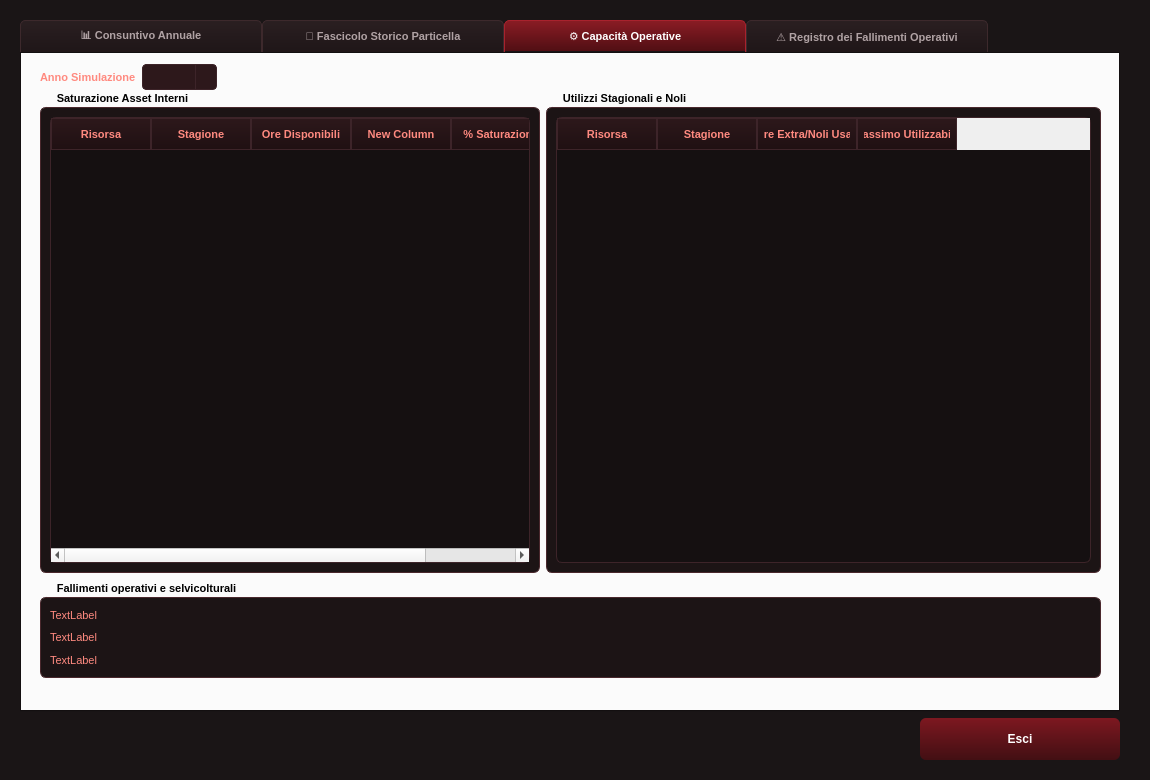
<?xml version="1.0" encoding="UTF-8"?>
<ui version="4.0">
 <class>FormValutazioni</class>
 <widget class="QWidget" name="FormValutazioni">
  <property name="geometry">
   <rect>
    <x>0</x>
    <y>0</y>
    <width>1150</width>
    <height>780</height>
   </rect>
  </property>
  <property name="minimumSize">
   <size>
    <width>1150</width>
    <height>780</height>
   </size>
  </property>
  <property name="maximumSize">
   <size>
    <width>1150</width>
    <height>780</height>
   </size>
  </property>
  <property name="windowTitle">
   <string>Reportistica Simulazione</string>
  </property>
  <property name="styleSheet">
   <string notr="true">/* SFONDO DELLA FINESTRA E DEI PANNELLI (Nuovo tono caldo armonizzato) */

QWidget#FormValutazioni, QTabWidget::pane {
    background-color: #1a1516;  /* Antracite */
}

/* STILE RADICALE DELLE LINGUETTE (Ancoraggio forzato a sinistra) */
QTabWidget::tab-bar {
    left: 0px;
}

QTabBar {
    alignment: left;
    background: transparent;
}

QTabBar::tab {
    background: qlineargradient(x1:0, y1:0, x2:0, y2:1, stop:0 #2a1f21, stop:1 #1f1618);
    color: #b0a2a4; /* Grigio-rosa morbido per il testo inattivo */
    border: 1px solid #3d292c;
    border-bottom: none;
    border-top-left-radius: 5px;
    border-top-right-radius: 5px;
    padding: 8px 20px; 
    font-weight: bold;
    font-size: 11px;
    
    /* Usiamo width fisso anziché min-width per impedire a Qt qualsiasi ricalcolo */
    width: 200px; 
}

/* Tab Attivo (Selezionato) */
QTabBar::tab:selected {
    background: qlineargradient(x1:0, y1:0, x2:0, y2:1, stop:0 #8a1c24, stop:1 #4f0e13);
    color: #ffffff;
    border: 1px solid #a8222d;
    border-bottom: 1px solid #1a1516; /* Si fonde con il nuovo sfondo caldo */
}

QTabBar::tab:hover:!selected {
    background: #362528;
    color: #ffffff;
}

/* =========================================================================
   ETICHETTE TESTUALI (QLabel - Tutto in Rosso Corallo Chiaro)
   ========================================================================= */
#FormValutazioni QLabel, 
QGroupBox QLabel, 
QTabWidget QLabel, 
QLabel {
    color: #ff8a80 !important;
    font-size: 11px;
    font-weight: normal;
    background: transparent;
}

QLabel#lbl_anno_selezionato,
QLabel#lbl_anno_selezionato_2,
QLabel#lbl_titolo_lotto, 
QGroupBox {
    font-weight: bold !important;
    font-size: 11px !important;
}

/* ---Label interne al GroupBox Rese Totali --- */
QLabel#lbl_tot_3,
QLabel#lbl_tot_4,
QLabel#lbl_tot_5,
QLabel#lbl_tot_6,
QLabel#lbl_tot_7,
QLabel#lbl_tot_8,
QLabel#lbl_tot_9 {
    font-size: 13px;
    color: #ffecb3
}

QGroupBox#GroupBoxReseTotali {
	color: #ff8a80 !important;
    font-size: 16px;
    font-weight: normal;
    background: transparent;
}

QLabel#lbl_tipo_filiera_lotto {
    color: #ffca28 !important;         /* Un bellissimo Giallo Ambra/Oro luminoso */
    font-size: 16px !important;        /* Dimensione maggiorata per dominare la tabella */
    font-weight: bold !important;      /* Grassetto marcato */
    font-family: &quot;Georgia&quot;, serif;     /* Font elegante coerente con il titolo main */
    padding-top: 10px;                 /* Distanza dal selettore sopra */
    padding-bottom: 5px;               /* Distanza dalla tabella sotto */
    background: transparent;
}

/* =========================================================================
   TABELLE (QTableWidget) - Sintonizzate sui toni caldi
   ========================================================================= */
QTableWidget {
    background-color: #151011; /* Celle scure calde */
    gridline-color: #2b1d20;
    color: #ffffff;
    border: 1px solid #3d2429;
    border-radius: 6px;
    font-size: 11px;
}

QTableWidget::item {
    padding: 6px;
}

QTableWidget::item:selected {
    background-color: #5a151a;
    color: #ffffff;
}

QHeaderView::section {
    background: qlineargradient(x1:0, y1:0, x2:0, y2:1, stop:0 #2d181b, stop:1 #1f1012);
    color: #ff8a80;
    padding: 6px;
    border: 1px solid #3d2429;
    font-weight: bold;
    font-size: 11px;
}

/* =========================================================================
   PULSANTI GENERALI E DI USCITA
   ========================================================================= */
QPushButton {
    background: qlineargradient(x1:0, y1:0, x2:0, y2:1, stop:0 #7d1820, stop:1 #420f13);
    color: white;
    border: none;
    border-radius: 6px;
    font-weight: bold;
    min-height: 30px;
    padding: 6px 12px;
}

QPushButton:hover {
    background: qlineargradient(x1:0, y1:0, x2:0, y2:1, stop:0 #9a2630, stop:1 #5e161b);
}

QPushButton:pressed {
    background: qlineargradient(x1:0, y1:0, x2:0, y2:1, stop:0 #5e161b, stop:1 #2a0a0c);
}

/* =========================================================================
   GROUPBOX INFORMATIVI
   ========================================================================= */
QGroupBox {
    border: 1px solid #4a282d;
    border-radius: 6px;
    margin-top: 15px;
    background-color: #1c1415;
}
QGroupBox::title {
    subcontrol-origin: margin;
    subcontrol-position: top left;
    padding: 0 5px;
    left: 10px;
}

QComboBox { 
                    background-color: #2d181b; 
                    color: #ffffff; 
                    border: 1px solid #3d2429; 
                    border-radius: 4px; 
                    padding: 4px 10px;
                }
                QComboBox::drop-down {
                    subcontrol-origin: padding;
                    subcontrol-position: top right;
                    width: 20px;
                    border-left-width: 1px;
                    border-left-color: #3d2429;
                    border-left-style: solid;
                }
                QComboBox QAbstractItemView {
                    background-color: #151011;
                    color: #ffffff;
                    selection-background-color: #5a151a;
                    border: 1px solid #3d2429;
                }
 
QSlider::groove:horizontal { 
                    background: #2d181b; 
                    height: 6px; 
                    border-radius: 3px; 
                } 
                QSlider::handle:horizontal { 
                    background: #ff8a80; 
                    width: 14px; 
                    margin: -4px 0; 
                    border-radius: 7px; 
                }</string>
  </property>
  <layout class="QVBoxLayout" name="verticalLayout_6">
   <property name="leftMargin">
    <number>20</number>
   </property>
   <property name="topMargin">
    <number>20</number>
   </property>
   <property name="rightMargin">
    <number>20</number>
   </property>
   <property name="bottomMargin">
    <number>20</number>
   </property>
   <item>
    <widget class="QTabWidget" name="tab_valutazioni_root">
     <property name="maximumSize">
      <size>
       <width>1100</width>
       <height>700</height>
      </size>
     </property>
     <property name="layoutDirection">
      <enum>Qt::LayoutDirection::LeftToRight</enum>
     </property>
     <property name="autoFillBackground">
      <bool>false</bool>
     </property>
     <property name="tabPosition">
      <enum>QTabWidget::TabPosition::North</enum>
     </property>
     <property name="tabShape">
      <enum>QTabWidget::TabShape::Rounded</enum>
     </property>
     <property name="currentIndex">
      <number>2</number>
     </property>
     <property name="elideMode">
      <enum>Qt::TextElideMode::ElideNone</enum>
     </property>
     <property name="usesScrollButtons">
      <bool>true</bool>
     </property>
     <property name="documentMode">
      <bool>false</bool>
     </property>
     <property name="tabsClosable">
      <bool>false</bool>
     </property>
     <widget class="QWidget" name="tab_consuntivo_annuale">
      <attribute name="title">
       <string>📊 Consuntivo Annuale</string>
      </attribute>
      <layout class="QVBoxLayout" name="verticalLayout_2">
       <item>
        <layout class="QVBoxLayout" name="verticalLayout">
         <item>
          <layout class="QHBoxLayout" name="horizontalLayout_3">
           <item>
            <widget class="QLabel" name="lbl_anno_selezionato">
             <property name="maximumSize">
              <size>
               <width>110</width>
               <height>16777215</height>
              </size>
             </property>
             <property name="text">
              <string>Anno Simulazione</string>
             </property>
            </widget>
           </item>
           <item>
            <widget class="QComboBox" name="cmb_anno_report">
             <property name="maximumSize">
              <size>
               <width>75</width>
               <height>16777215</height>
              </size>
             </property>
            </widget>
           </item>
           <item>
            <spacer name="horizontalSpacer_4">
             <property name="orientation">
              <enum>Qt::Orientation::Horizontal</enum>
             </property>
             <property name="sizeHint" stdset="0">
              <size>
               <width>40</width>
               <height>20</height>
              </size>
             </property>
            </spacer>
           </item>
          </layout>
         </item>
        </layout>
       </item>
       <item>
        <widget class="QTableWidget" name="tbl_tagli_anno">
         <property name="maximumSize">
          <size>
           <width>16777215</width>
           <height>16777215</height>
          </size>
         </property>
         <column>
          <property name="text">
           <string>ID Lotto</string>
          </property>
         </column>
         <column>
          <property name="text">
           <string>Destinazione</string>
          </property>
         </column>
         <column>
          <property name="text">
           <string>Superficie</string>
          </property>
         </column>
         <column>
          <property name="text">
           <string>Vol. Raccolto</string>
          </property>
         </column>
         <column>
          <property name="text">
           <string>Resa Opera</string>
          </property>
         </column>
         <column>
          <property name="text">
           <string>Resa Cartiera</string>
          </property>
         </column>
         <column>
          <property name="text">
           <string>Resa Truciolato</string>
          </property>
         </column>
         <column>
          <property name="text">
           <string>Resa/Ha Opera</string>
          </property>
         </column>
         <column>
          <property name="text">
           <string>Resa/Ha Cartiera</string>
          </property>
         </column>
         <column>
          <property name="text">
           <string>Resa/Ha Truciolato</string>
          </property>
         </column>
        </widget>
       </item>
       <item>
        <layout class="QHBoxLayout" name="horizontalLayout_4">
         <item>
          <widget class="QGroupBox" name="GroupBoxReseTotali">
           <property name="minimumSize">
            <size>
             <width>0</width>
             <height>150</height>
            </size>
           </property>
           <property name="maximumSize">
            <size>
             <width>500</width>
             <height>300</height>
            </size>
           </property>
           <property name="title">
            <string>Rese Totali Comprensoriali</string>
           </property>
           <layout class="QVBoxLayout" name="verticalLayout_5">
            <item>
             <widget class="QLabel" name="lbl_tot_3">
              <property name="text">
               <string>TextLabel</string>
              </property>
             </widget>
            </item>
            <item>
             <widget class="QLabel" name="lbl_tot_4">
              <property name="text">
               <string>TextLabel</string>
              </property>
             </widget>
            </item>
            <item>
             <widget class="QLabel" name="lbl_tot_5">
              <property name="text">
               <string>TextLabel</string>
              </property>
             </widget>
            </item>
            <item>
             <widget class="QLabel" name="lbl_tot_6">
              <property name="text">
               <string>TextLabel</string>
              </property>
             </widget>
            </item>
            <item>
             <widget class="QLabel" name="lbl_tot_7">
              <property name="text">
               <string>TextLabel</string>
              </property>
             </widget>
            </item>
            <item>
             <widget class="QLabel" name="lbl_tot_8">
              <property name="text">
               <string>TextLabel</string>
              </property>
             </widget>
            </item>
            <item>
             <widget class="QLabel" name="lbl_tot_9">
              <property name="text">
               <string>TextLabel</string>
              </property>
             </widget>
            </item>
           </layout>
          </widget>
         </item>
         <item>
          <widget class="QWidget" name="canvas_ripartizione_lotti" native="true"/>
         </item>
        </layout>
       </item>
      </layout>
     </widget>
     <widget class="QWidget" name="tab_storico_particella">
      <attribute name="title">
       <string>🌲 Fascicolo Storico Particella</string>
      </attribute>
      <layout class="QVBoxLayout" name="verticalLayout_4">
       <item>
        <layout class="QVBoxLayout" name="verticalLayout_3">
         <item>
          <layout class="QHBoxLayout" name="horizontalLayout_5">
           <item>
            <widget class="QLabel" name="lbl_titolo_lotto">
             <property name="text">
              <string>Lotto Selezionato</string>
             </property>
            </widget>
           </item>
           <item>
            <widget class="QComboBox" name="cmb_scelta_lotto">
             <property name="minimumSize">
              <size>
               <width>100</width>
               <height>0</height>
              </size>
             </property>
            </widget>
           </item>
           <item>
            <spacer name="horizontalSpacer_2">
             <property name="orientation">
              <enum>Qt::Orientation::Horizontal</enum>
             </property>
             <property name="sizeHint" stdset="0">
              <size>
               <width>40</width>
               <height>20</height>
              </size>
             </property>
            </spacer>
           </item>
          </layout>
         </item>
        </layout>
       </item>
       <item>
        <layout class="QHBoxLayout" name="horizontalLayout_6">
         <item>
          <widget class="QLabel" name="lbl_tipo_filiera_lotto">
           <property name="text">
            <string>Indirizzo Produttivo: Filiera da Opera</string>
           </property>
          </widget>
         </item>
        </layout>
       </item>
       <item>
        <widget class="QTableWidget" name="tbl_storico_lotto">
         <column>
          <property name="text">
           <string>Anno</string>
          </property>
         </column>
         <column>
          <property name="text">
           <string>Età</string>
          </property>
         </column>
         <column>
          <property name="text">
           <string>Diametro</string>
          </property>
         </column>
         <column>
          <property name="text">
           <string>Altezza</string>
          </property>
         </column>
         <column>
          <property name="text">
           <string>Piante vive</string>
          </property>
         </column>
         <column>
          <property name="text">
           <string>Pronto</string>
          </property>
         </column>
         <column>
          <property name="text">
           <string>Tagliato</string>
          </property>
         </column>
         <column>
          <property name="text">
           <string>Resa Opera</string>
          </property>
         </column>
         <column>
          <property name="text">
           <string>Resa Cartiera</string>
          </property>
         </column>
         <column>
          <property name="text">
           <string>Resa Truciolato</string>
          </property>
         </column>
        </widget>
       </item>
      </layout>
     </widget>
     <widget class="QWidget" name="tab_efficienza">
      <attribute name="title">
       <string>⚙️ Capacità Operative</string>
      </attribute>
      <widget class="QWidget" name="layoutWidget">
       <property name="geometry">
        <rect>
         <x>20</x>
         <y>10</y>
         <width>1061</width>
         <height>30</height>
        </rect>
       </property>
       <layout class="QHBoxLayout" name="horizontalLayout_7">
        <item>
         <widget class="QLabel" name="lbl_anno_selezionato_2">
          <property name="maximumSize">
           <size>
            <width>110</width>
            <height>16777215</height>
           </size>
          </property>
          <property name="text">
           <string>Anno Simulazione</string>
          </property>
         </widget>
        </item>
        <item>
         <widget class="QComboBox" name="cmb_anno_report_capacita">
          <property name="maximumSize">
           <size>
            <width>75</width>
            <height>16777215</height>
           </size>
          </property>
         </widget>
        </item>
        <item>
         <spacer name="horizontalSpacer_3">
          <property name="orientation">
           <enum>Qt::Orientation::Horizontal</enum>
          </property>
          <property name="sizeHint" stdset="0">
           <size>
            <width>40</width>
            <height>20</height>
           </size>
          </property>
         </spacer>
        </item>
       </layout>
      </widget>
      <widget class="QGroupBox" name="groupBox">
       <property name="geometry">
        <rect>
         <x>20</x>
         <y>530</y>
         <width>1061</width>
         <height>96</height>
        </rect>
       </property>
       <property name="title">
        <string>Fallimenti operativi e selvicolturali</string>
       </property>
       <layout class="QVBoxLayout" name="verticalLayout_7">
        <item>
         <widget class="QLabel" name="lbl_tagli_falliti">
          <property name="text">
           <string>TextLabel</string>
          </property>
         </widget>
        </item>
        <item>
         <widget class="QLabel" name="lbl_biologici_falliti">
          <property name="text">
           <string>TextLabel</string>
          </property>
         </widget>
        </item>
        <item>
         <widget class="QLabel" name="lbl_generici_falliti">
          <property name="text">
           <string>TextLabel</string>
          </property>
         </widget>
        </item>
       </layout>
      </widget>
      <widget class="QWidget" name="horizontalLayoutWidget">
       <property name="geometry">
        <rect>
         <x>20</x>
         <y>40</y>
         <width>1061</width>
         <height>481</height>
        </rect>
       </property>
       <layout class="QHBoxLayout" name="horizontalLayout_2">
        <item>
         <widget class="QGroupBox" name="groupBox_2">
          <property name="maximumSize">
           <size>
            <width>500</width>
            <height>16777215</height>
           </size>
          </property>
          <property name="title">
           <string>Saturazione Asset Interni</string>
          </property>
          <layout class="QVBoxLayout" name="verticalLayout_8">
           <item>
            <widget class="QTableWidget" name="tbl_saturazione">
             <column>
              <property name="text">
               <string>Risorsa</string>
              </property>
             </column>
             <column>
              <property name="text">
               <string>Stagione</string>
              </property>
             </column>
             <column>
              <property name="text">
               <string>Ore Disponibili</string>
              </property>
             </column>
             <column>
              <property name="text">
               <string>New Column</string>
              </property>
             </column>
             <column>
              <property name="text">
               <string>% Saturazione</string>
              </property>
             </column>
            </widget>
           </item>
          </layout>
         </widget>
        </item>
        <item>
         <widget class="QGroupBox" name="groupBox_3">
          <property name="title">
           <string>Utilizzi Stagionali e Noli</string>
          </property>
          <layout class="QVBoxLayout" name="verticalLayout_9">
           <item>
            <widget class="QTableWidget" name="tbl_stagionali_noli">
             <column>
              <property name="text">
               <string>Risorsa</string>
              </property>
             </column>
             <column>
              <property name="text">
               <string>Stagione</string>
              </property>
             </column>
             <column>
              <property name="text">
               <string>Ore Extra/Noli Usati</string>
              </property>
             </column>
             <column>
              <property name="text">
               <string>Massimo Utilizzabile</string>
              </property>
             </column>
            </widget>
           </item>
          </layout>
         </widget>
        </item>
       </layout>
      </widget>
     </widget>
     <widget class="QWidget" name="tab_anomalie">
      <attribute name="title">
       <string>⚠️ Registro dei Fallimenti Operativi</string>
      </attribute>
      <layout class="QVBoxLayout" name="verticalLayout_12">
       <item>
        <widget class="QGroupBox" name="groupBox_4">
         <property name="title">
          <string>Lista Fallanze Operative</string>
         </property>
         <layout class="QVBoxLayout" name="verticalLayout_10">
          <item>
           <widget class="QTableWidget" name="tbl_log_anomalie">
            <property name="maximumSize">
             <size>
              <width>16777203</width>
              <height>16777215</height>
             </size>
            </property>
            <attribute name="verticalHeaderStretchLastSection">
             <bool>false</bool>
            </attribute>
            <column>
             <property name="text">
              <string>Anno</string>
             </property>
            </column>
            <column>
             <property name="text">
              <string>Stagione</string>
             </property>
            </column>
            <column>
             <property name="text">
              <string>Lotto ID</string>
             </property>
            </column>
            <column>
             <property name="text">
              <string>Descrizione Lavorazione</string>
             </property>
            </column>
            <column>
             <property name="text">
              <string>Stato\Anomalia</string>
             </property>
            </column>
           </widget>
          </item>
         </layout>
        </widget>
       </item>
       <item>
        <widget class="QGroupBox" name="groupBox_5">
         <property name="title">
          <string>Descrizione Fallanza Lotto Selezionato</string>
         </property>
         <layout class="QVBoxLayout" name="verticalLayout_11">
          <item>
           <layout class="QGridLayout" name="gridLayout">
            <item row="1" column="0">
             <widget class="QTableWidget" name="tbl_bilancio_risorse">
              <column>
               <property name="text">
                <string>Risorsa</string>
               </property>
              </column>
              <column>
               <property name="text">
                <string>Fabbisogno</string>
               </property>
              </column>
              <column>
               <property name="text">
                <string>Ore Lavorate</string>
               </property>
              </column>
              <column>
               <property name="text">
                <string>Ore Mancanti</string>
               </property>
              </column>
             </widget>
            </item>
            <item row="0" column="0">
             <widget class="QLabel" name="lbl_stato_dettaglio">
              <property name="text">
               <string>STATO LOTTO</string>
              </property>
             </widget>
            </item>
            <item row="1" column="1">
             <widget class="QTextEdit" name="txt_diagnostica"/>
            </item>
            <item row="0" column="1">
             <widget class="QProgressBar" name="pb_avanzamento_cantiere">
              <property name="value">
               <number>0</number>
              </property>
             </widget>
            </item>
            <item row="2" column="0">
             <widget class="QPushButton" name="btn_vai_allo_storico">
              <property name="maximumSize">
               <size>
                <width>200</width>
                <height>16777215</height>
               </size>
              </property>
              <property name="text">
               <string>Controlla Storico Lotto</string>
              </property>
             </widget>
            </item>
           </layout>
          </item>
         </layout>
        </widget>
       </item>
      </layout>
     </widget>
    </widget>
   </item>
   <item>
    <layout class="QHBoxLayout" name="horizontalLayout">
     <property name="leftMargin">
      <number>10</number>
     </property>
     <property name="rightMargin">
      <number>10</number>
     </property>
     <item>
      <spacer name="horizontalSpacer">
       <property name="orientation">
        <enum>Qt::Orientation::Horizontal</enum>
       </property>
       <property name="sizeHint" stdset="0">
        <size>
         <width>40</width>
         <height>20</height>
        </size>
       </property>
      </spacer>
     </item>
     <item>
      <widget class="QPushButton" name="btn_esci">
       <property name="minimumSize">
        <size>
         <width>200</width>
         <height>42</height>
        </size>
       </property>
       <property name="text">
        <string>Esci</string>
       </property>
      </widget>
     </item>
    </layout>
   </item>
  </layout>
 </widget>
 <resources/>
 <connections/>
</ui>
